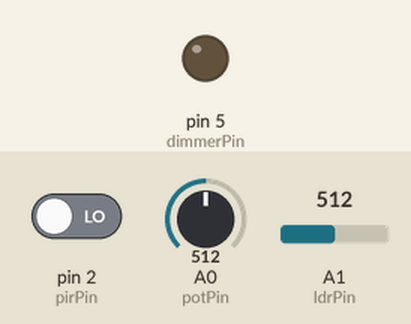
This sketch was run on a simulated Arduino Uno, built with avr-gcc and run on an emulated ATmega328P. On the bench: output pins drawn as LEDs (lit = HIGH). Inputs (shaded band) come from the test bench; at power-on: pin 2 (pirPin) LOW, A0 (potPin) = 512, A1 (ldrPin) = 512.

Above: at 1.2 s.
1.3 s: pin 2 (pirPin) driven HIGH
At 2.0 s:
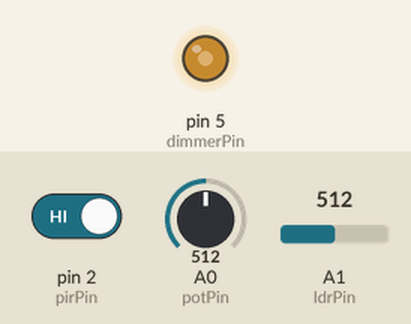
2.8 s: A0 (potPin) set to 500
At 3.2 s:
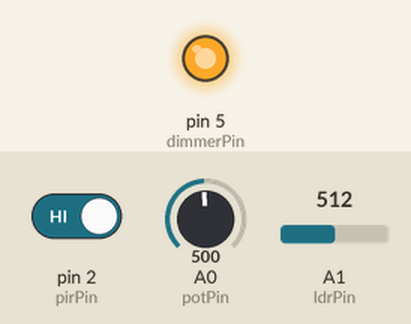
4.3 s: A0 (potPin) set to 306
At 4.8 s:
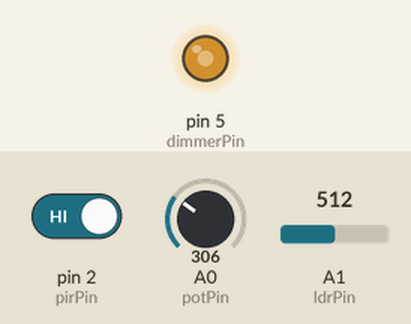
5.8 s: A0 (potPin) set to 122
At 6.1 s:
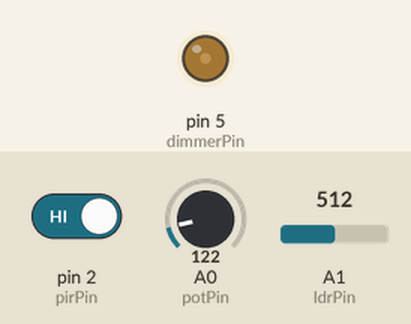
7.3 s: A0 (potPin) set to 522
At 7.7 s:
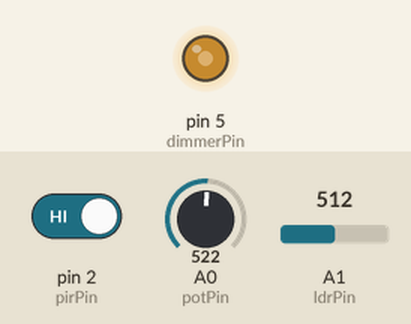
8.8 s: A1 (ldrPin) set to 716
At 10.4 s:
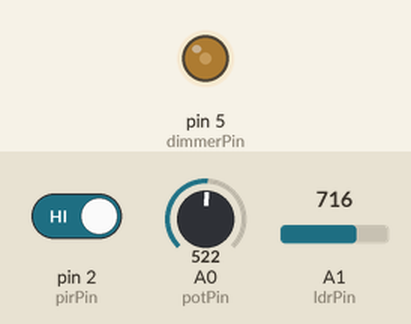
Timing chart, 0 to 11.4 s (numbered marks = the images above; inputs shaded):
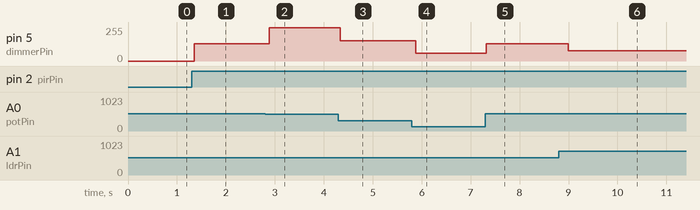

Measured:
- the behaviour switches between 512 and 511 on A0 (potPin) (found by bisection; images 1 and 2)
- after the input at 1.3 s, pin 5 (dimmerPin): 0/255 → 128/255 after 0.05 s
- after the input at 2.8 s, pin 5 (dimmerPin): 128/255 → 249/255 after 0.09 s
- after the input at 4.3 s, pin 5 (dimmerPin): 249/255 → 152/255 at once
- after the input at 5.8 s, pin 5 (dimmerPin): 152/255 → 60/255 after 0.07 s
- after the input at 7.3 s, pin 5 (dimmerPin): 60/255 → 128/255 at once
- after the input at 8.8 s, pin 5 (dimmerPin): 128/255 → 77/255 after 0.19 s

The sketch:

Dimmer_Light_Code.ino
```cpp
#include <Arduino_FreeRTOS.h>
#include <semphr.h>

// Pin configuration
const int potPin = A0;
const int ldrPin = A1;
const int pirPin = 2;
const int dimmerPin = 5;  // PWM pin connected to MOSFET/AC dimmer

// Variables
volatile int potValue = 0;
volatile int ldrValue = 0;
volatile bool pirDetected = false;
unsigned long lastMotionTime = 0;
const unsigned long motionTimeout = 30000; // 30 sec

SemaphoreHandle_t xSensorSemaphore;

// === TASK: Read Potentiometer ===
void readPotTask(void *pvParameters) {
  while (1) {
    potValue = analogRead(potPin);
    vTaskDelay(100 / portTICK_PERIOD_MS);
  }
}

// === TASK: Read LDR Sensor ===
void readLDRTask(void *pvParameters) {
  while (1) {
    ldrValue = analogRead(ldrPin);
    vTaskDelay(200 / portTICK_PERIOD_MS);
  }
}

// === TASK: PIR Sensor Logic ===
void readPIRTask(void *pvParameters) {
  pinMode(pirPin, INPUT);
  while (1) {
    if (digitalRead(pirPin) == HIGH) {
      pirDetected = true;
      lastMotionTime = millis();
    }
    else if (millis() - lastMotionTime > motionTimeout) {
      pirDetected = false;
    }
    vTaskDelay(100 / portTICK_PERIOD_MS);
  }
}

// === TASK: Brightness Controller ===
void brightnessTask(void *pvParameters) {
  pinMode(dimmerPin, OUTPUT);
  while (1) {
    int brightness = 0;

    if (pirDetected) {
      if (potValue < 512) {
        // Manual control
        brightness = map(potValue, 0, 511, 0, 255);
      } else {
        // Auto mode using LDR
        brightness = map(ldrValue, 0, 1023, 255, 0); // More sunlight = less brightness
      }
    } else {
      brightness = 0; // No motion detected
    }

    analogWrite(dimmerPin, brightness);
    vTaskDelay(50 / portTICK_PERIOD_MS);
  }
}

void setup() {
  xSensorSemaphore = xSemaphoreCreateMutex();

  // Create tasks
  xTaskCreate(readPotTask, "PotTask", 128, NULL, 1, NULL);
  xTaskCreate(readLDRTask, "LDRTask", 128, NULL, 1, NULL);
  xTaskCreate(readPIRTask, "PIRTask", 128, NULL, 1, NULL);
  xTaskCreate(brightnessTask, "ControlTask", 128, NULL, 2, NULL);
}

void loop() {
  // Not used—FreeRTOS handles tasks
}
```
